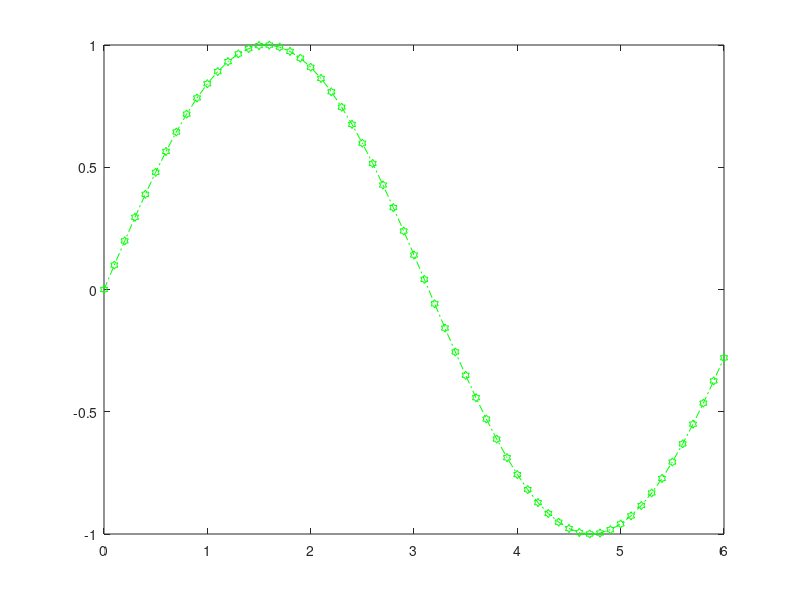
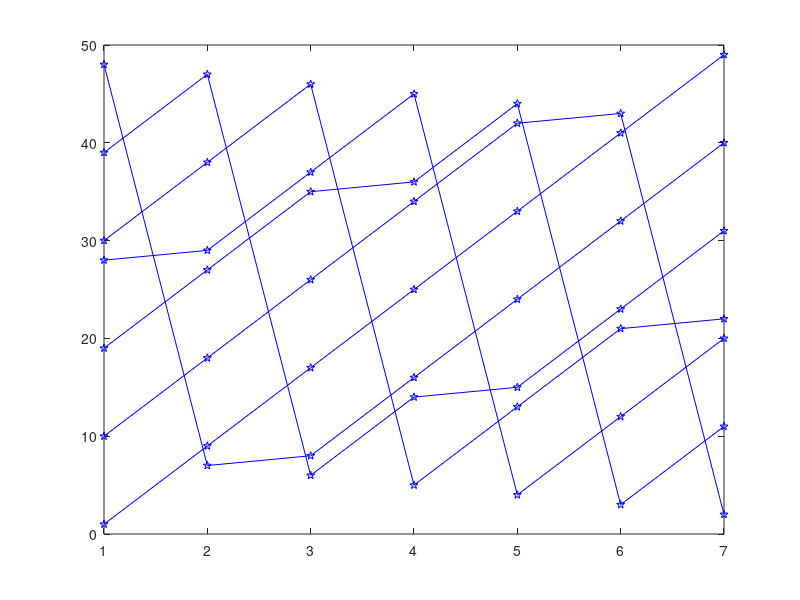
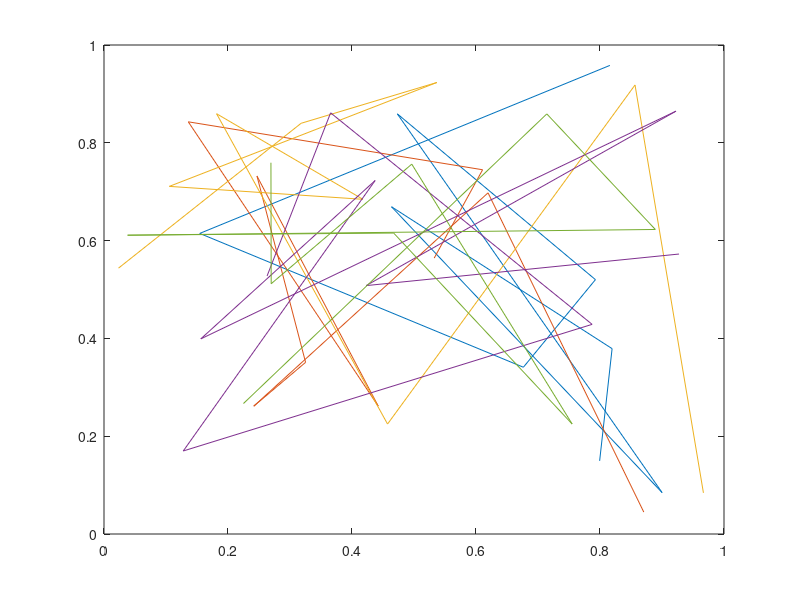

Write MATLAB code to recreate these figures, in order.
clear all;
x=0:0.1:6;
y=sin(x);
figure;
plot(x,y,'gh-.');
clear all;
x=1:7;
y=magic(7);
figure;
plot(x,y,'b-p');
clear all;
x=rand(9,5);
y=rand(9,5);
figure;
plot(x,y);
